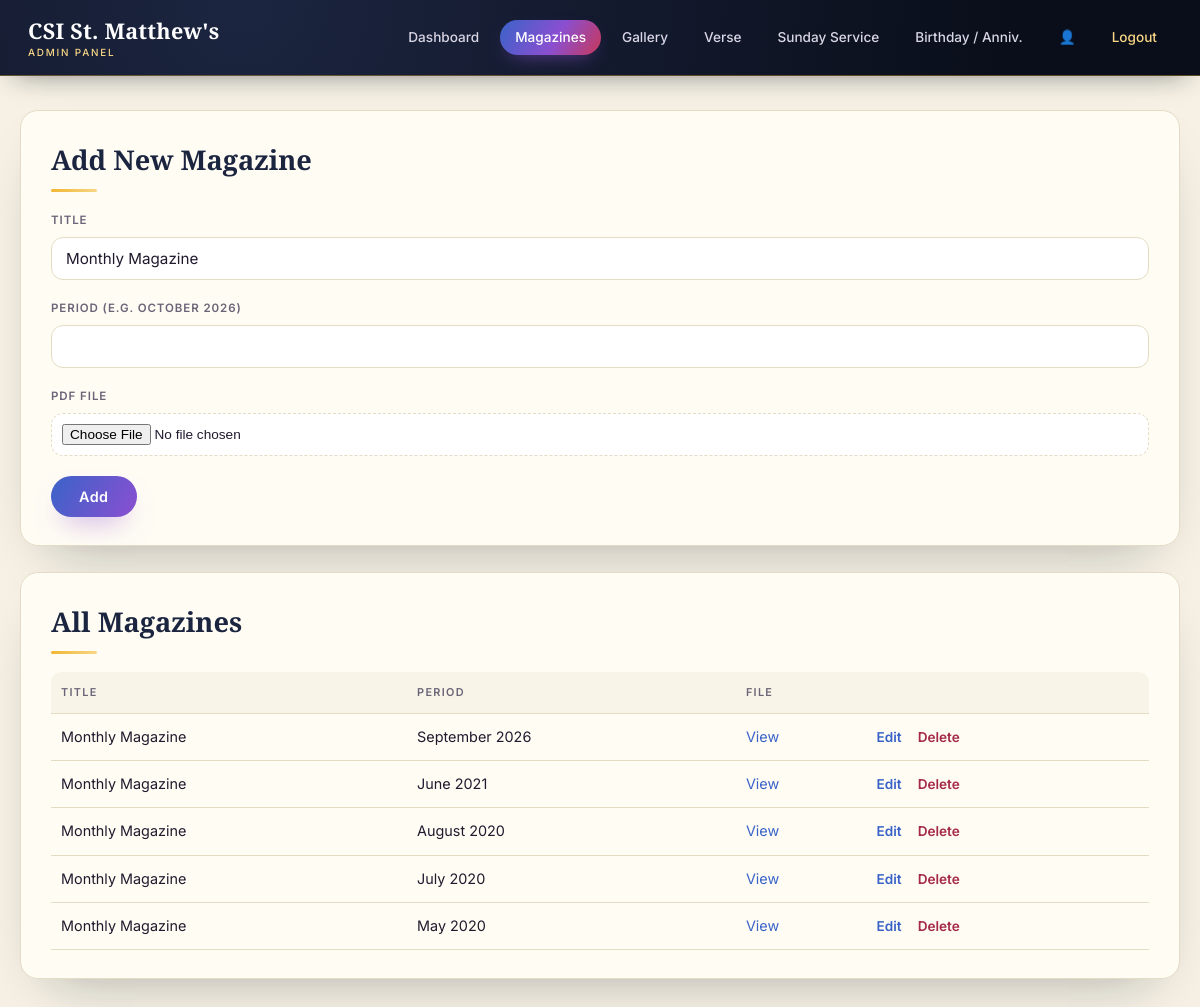
/admin/magazines.php (signed in), run on the app's committed database.
### tables this page shows
CREATE TABLE magazines (
  id INT AUTO_INCREMENT PRIMARY KEY,
  title VARCHAR(150) NOT NULL,
  period VARCHAR(50) NOT NULL,
  filename VARCHAR(255),
  sort_order INT DEFAULT 0
);

### includes/config.php (called while the page is built, shortened)
<?php
function db(): mysqli {
    static $conn = null;
    if ($conn === null) {
        $conn = new mysqli(DB_HOST, DB_USER, DB_PASS, DB_NAME);
        $conn->set_charset('utf8mb4');
    }
    return $conn;
}
function h(?string $value): string {
    return htmlspecialchars($value ?? '', ENT_QUOTES, 'UTF-8');
}

### admin/magazines.php (the view, shortened to what this page needs)
<?php
require __DIR__ . '/_layout_top.php';
$editRow = null;
$all = db()->query("SELECT * FROM magazines ORDER BY sort_order");
$base = '../';
?>
<div class="admin-card">
  <h2><?= $editRow ? 'Edit Magazine' : 'Add New Magazine' ?></h2>
  <form method="post" enctype="multipart/form-data">
    <label>Title</label>
    <input type="text" name="title" value="<?= h($editRow['title'] ?? 'Monthly Magazine') ?>" required>
    <label>Period (e.g. October 2026)</label>
    <input type="text" name="period" value="<?= h($editRow['period'] ?? '') ?>" required>
    <label>PDF File<?= $editRow ? ' (leave empty to keep current file)' : '' ?></label>
    <input type="file" name="pdf" accept="application/pdf">
    <button type="submit" class="btn" style="margin-top:20px;"><?= $editRow ? 'Update' : 'Add' ?></button>
  </form>
</div>
<div class="admin-card">
  <h2>All Magazines</h2>
  <div class="table-scroll">
  <table>
    <tr><th>Title</th><th>Period</th><th>File</th><th></th></tr>
    <?php while ($row = $all->fetch_assoc()): ?>
    <tr>
      <td><?= h($row['title']) ?></td>
      <td><?= h($row['period']) ?></td>
      <td><a href="<?= $base ?>assets/pdf/<?= h($row['filename']) ?>" target="_blank">View</a></td>
      <td class="row-actions">
        <a href="?edit=<?= (int)$row['id'] ?>">Edit</a>
        <form method="post" style="display:inline" onsubmit="return confirm('Delete this magazine?');">
          <a href="#" onclick="this.closest('form').submit(); return false;" style="color:#a52a47;">Delete</a>
        </form>
      </td>
    </tr>
    <?php endwhile; ?>
  </table>
  </div>
</div>
<?php require __DIR__ . '/_layout_bottom.php'; ?>

### admin/_layout_top.php (style rules this page uses)
:root { --ink:#0a0e1a; --ink-2:#131a2e; --ink-3:#1c2540; --paper:#f6f1e4; --paper-card:#fffcf4; --sapphire:#3a63c8; --amethyst:#8a4fd1; --amber:#f2b632; --amber-soft:#f7d685; --ruby:#c8385a; --text:#201a2e; --muted:#6b6478; --border:#e4dcc4; --grad: linear-gradient(120deg, var(--sapphire), var(--amethyst) 55%, var(--ruby) 100%); }
* { box-sizing: border-box; }
body { margin:0; font-family:'Inter',-apple-system,'Segoe UI',sans-serif; background:var(--paper); color:var(--text); line-height:1.55; }
a { color:var(--sapphire); text-decoration:none; }
.admin-card { background:var(--paper-card); border:1px solid var(--border); border-radius:18px; padding:28px 30px; margin-bottom:26px; box-shadow:0 25px 55px -30px rgba(10,14,26,0.35); }
.admin-card h2 { font-family:'Cormorant Garamond',Georgia,serif; font-weight:700; font-size:1.7rem; color:var(--ink-3); margin:0 0 6px; }
.admin-card h2::after { content:''; display:block; width:46px; height:3px; border-radius:2px; margin-top:8px; background:linear-gradient(90deg,var(--amber),var(--amber-soft)); }
.admin-card > h2 + * { margin-top:18px; }
label { display:block; font-size:0.72rem; font-weight:600; letter-spacing:0.08em; text-transform:uppercase; margin:20px 0 7px; color:var(--muted); }
input[type=text], input[type=password], input[type=date], input[type=number], textarea, select { width:100%; padding:11px 14px; border:1px solid var(--border); border-radius:12px; font-size:0.95rem; font-family:inherit; background:#fff; color:var(--text); transition:border-color .2s, box-shadow .2s; }
input[type=file] { width:100%; font-size:0.85rem; padding:10px; border:1px dashed var(--border); border-radius:12px; background:#fff; }
.btn { display:inline-flex; align-items:center; justify-content:center; gap:8px; background:var(--grad); background-size:200% auto; color:#fff; border:none; padding:12px 28px; border-radius:30px; font-family:inherit; font-size:0.9rem; font-weight:600; letter-spacing:0.03em; cursor:pointer; text-decoration:none; text-align:center; box-shadow:0 14px 28px -12px rgba(138,79,209,0.55); transition:background-position .5s, transform .25s, box-shadow .25s; }
.table-scroll { overflow-x:auto; -webkit-overflow-scrolling:touch; margin-top:14px; }
table { width:100%; border-collapse:separate; border-spacing:0; min-width:560px; }
th, td { text-align:left; padding:12px 10px; border-bottom:1px solid var(--border); font-size:0.9rem; white-space:nowrap; vertical-align:middle; }
th { color:var(--muted); font-size:0.68rem; font-weight:600; text-transform:uppercase; letter-spacing:0.12em; background:rgba(228,220,196,0.25); }
th:first-child { border-top-left-radius:10px; }
th:last-child { border-top-right-radius:10px; }
.row-actions a { margin-right:12px; font-size:0.85rem; font-weight:600; }

### data on the page
magazines: title "Monthly Magazine", period "September 2026"
magazines: title "Monthly Magazine", period "June 2021"
magazines: title "Monthly Magazine", period "August 2020"
magazines: title "Monthly Magazine", period "July 2020"
magazines: title "Monthly Magazine", period "May 2020"

### other printed values
$label "Dashboard Magazines Gallery Verse Sunday Service Birthday / Anniv."
